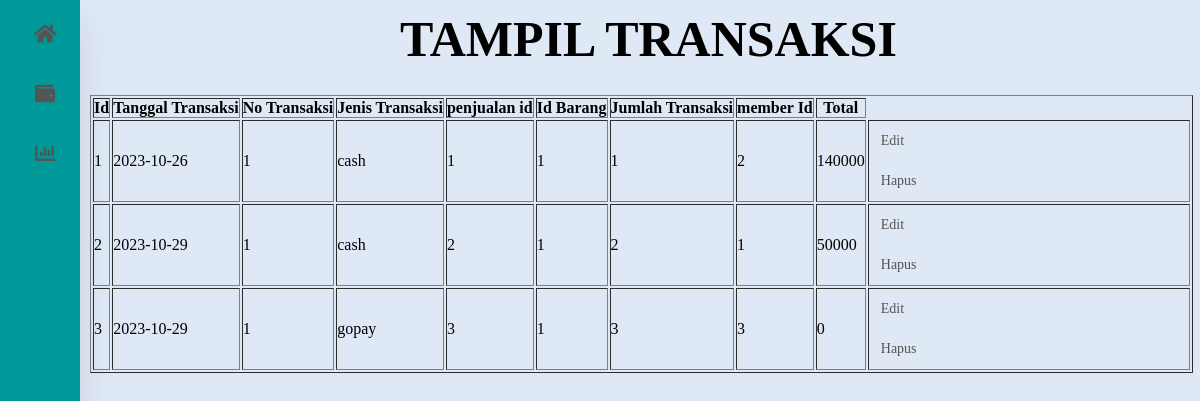
The page /tampil_transaksi.php (signed in) on the database its author committed.
### tables this page shows
CREATE TABLE `transaksi` (
  `id_transaksi` int(11) NOT NULL,
  `tgl_transaksi` date NOT NULL,
  `no_transaksi` varchar(20) NOT NULL,
  `jenis_transaksi` char(20) NOT NULL,
  `penjualan_id` int(11) NOT NULL,
  `barang_id` int(11) NOT NULL,
  `jumlah_transaksi` int(11) NOT NULL,
  `id_member` int(11) NOT NULL,
  `total` int(20) NOT NULL
);

### tampil_transaksi.php (the view, shortened to what this page needs)
<!DOCTYPE html>
<html>
<html lang="en">
<head>
    <link rel="stylesheet" href="https://cdnjs.cloudflare.com/ajax/libs/font-awesome/5.15.4/css/all.min.css"/>
<body>
    <h2 style="position: absolute; top: 10px; left: 400px; font-size: 50px;">TAMPIL TRANSAKSI</h2>
</body>
</head>
<body>
    <nav>
        <ul>
            <li><a href="index.php">
                <i class="fas fa-home"></i>
            </a></li>
            <li><a href="tambah_transaksi.php">
                <i class="fas fa-wallet"></i>
            </a></li>
            <li><a href="tampil_transaksi.php">
                <i class="fas fa-chart-bar"></i>
            </a></li>
        </ul>
    </nav>
</body>
    <table border="1" dding: 3px; text-align: center;">
        <tr>
            <th>Id</th>
            <th>Tanggal Transaksi</th>
            <th>No Transaksi</th>
            <th>Jenis Transaksi</th>
             <th>penjualan id</th>
            <th>Id Barang</th>
            <th>Jumlah Transaksi</th>
            <th>member Id </th>
             <th>Total</th>
        </tr>
        <?php
            include 'koneksi.php';
            $no = 1;
            $data = mysqli_query($koneksi,"Select * From transaksi");
            while($d = mysqli_fetch_array($data)){
        ?>
        <tr>
            <td><?php echo $no++; ?></td>
            <td><?php echo $d['tgl_transaksi'];?></td>
            <td><?php echo $d['no_transaksi'];?></td>
            <td><?php echo $d['jenis_transaksi'];?></td>
            <td><?php echo $d['penjualan_id'];?></td>
            <td><?php echo $d['barang_id'];?></td>
            <td><?php echo $d['jumlah_transaksi'];?></td>
            <td><?php echo $d['id_member'];?></td>
            <td><?php echo $d['total'];?></td>
            <td>
                <a href="edit_transaksi.php?id=<?php echo $d['id_transaksi']; ?>">Edit</a>
                <a href="hapus_transaksi.php?id=<?php echo $d['id_transaksi']; ?>">Hapus</a>
            </td>
        </tr>
        <?php
            }
            ?>
    </table>
</body>
</html>

### tampil_transaksi.php (style rules this page uses)
* { margin: 0px; padding: 0px; outline: 0px; text-decoration: none; }
body { background: #dfe9f5; margin: 0; padding: 0; display: flex; justify-content: flex-start; align-items: flex-start; height: 97vh; }
table { margin: 95px 0 0 90px; }
nav { position: absolute; top: 0px; bottom: 0px; height: 100%; left: 0px; background: #009999; width: 80px; overflow: hidden; transition: width 0.2s linear; box-shadow: 0 20px 35px rgba(1, 0, 0, 0.1) }
a { position: relative; color: rgba(85, 83, 83); font-size: 14px; display: table; width: 300px; padding: 10px; }
.fas { position: relative; width: 70px; height: 40px; top: 14px; font-size: 20px; text-align: center; }

### rows shown on the page
transaksi: tgl_transaksi "2023-10-26", no_transaksi "1", jenis_transaksi "cash", penjualan "1", barang "1", jumlah_transaksi "1", id_member "2", total "140000"
transaksi: tgl_transaksi "2023-10-29", no_transaksi "1", jenis_transaksi "cash", penjualan "2", barang "1", jumlah_transaksi "2", id_member "1", total "50000"
transaksi: tgl_transaksi "2023-10-29", no_transaksi "1", jenis_transaksi "gopay", penjualan "3", barang "1", jumlah_transaksi "3", id_member "3", total "0"
